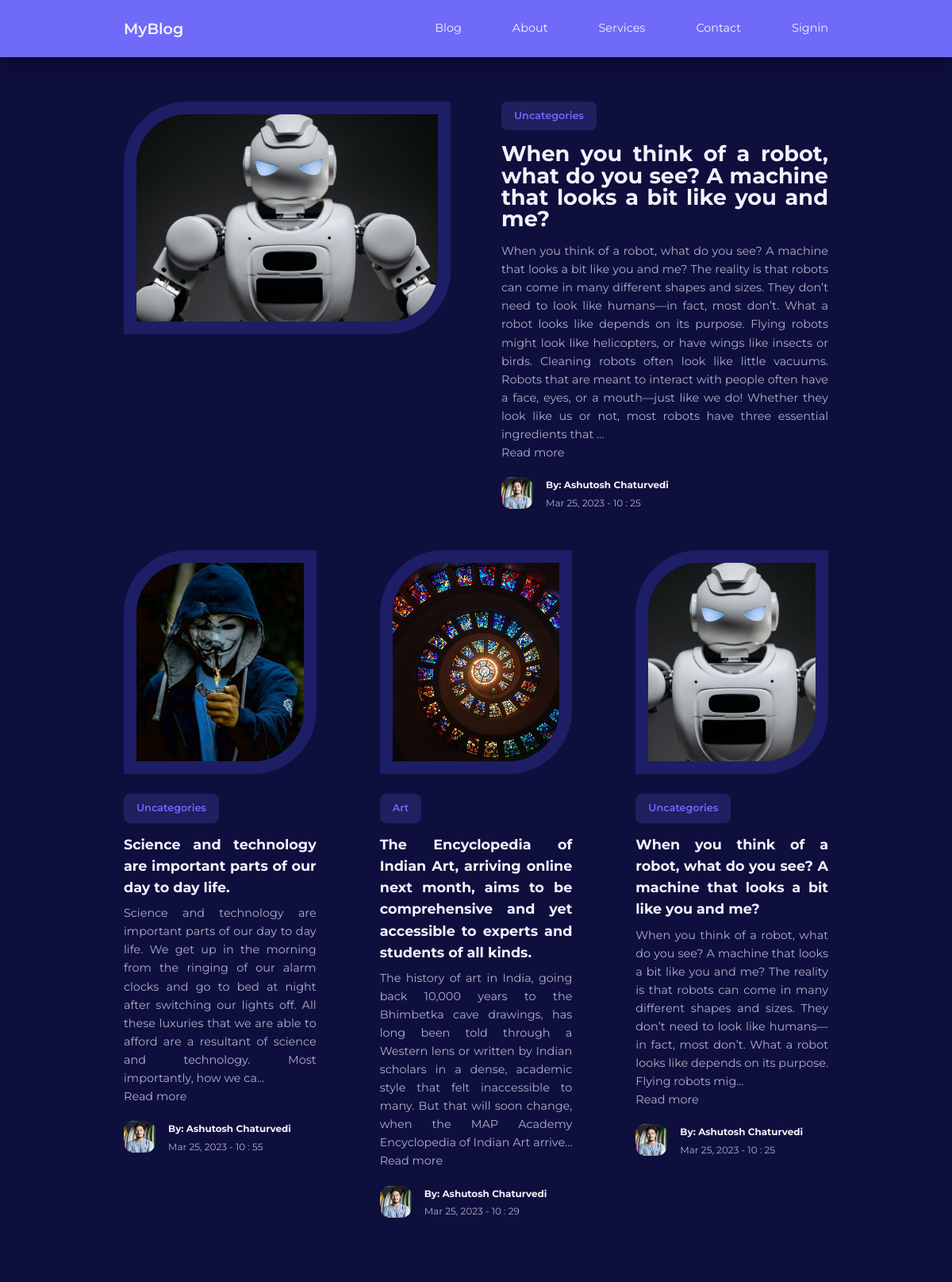
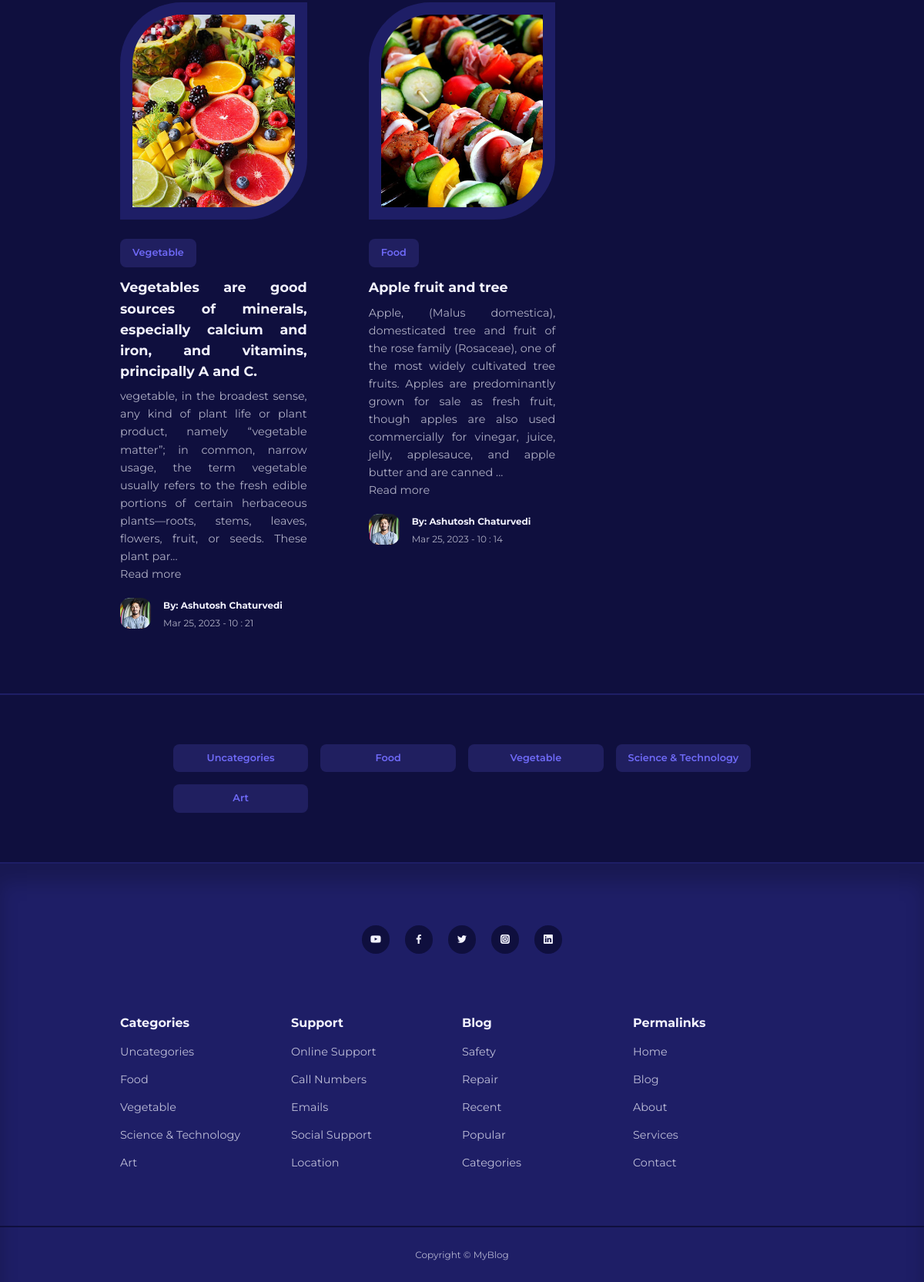
The page / on the database its author committed (2 pictures, top to bottom).
### tables this page shows
CREATE TABLE IF NOT EXISTS `posts` (
  `id` int UNSIGNED NOT NULL AUTO_INCREMENT,
  `title` varchar(255) NOT NULL,
  `body` text NOT NULL,
  `thumbnail` varchar(255) NOT NULL,
  `date_time` timestamp NOT NULL DEFAULT CURRENT_TIMESTAMP,
  `category_id` int UNSIGNED DEFAULT NULL,
  `author_id` int UNSIGNED NOT NULL,
  `is_featured` tinyint(1) NOT NULL,
  PRIMARY KEY (`id`),
  KEY `fk_blog_category` (`category_id`),
  KEY `fk_blog_author` (`author_id`)
);

CREATE TABLE IF NOT EXISTS `categories` (
  `id` int UNSIGNED NOT NULL AUTO_INCREMENT,
  `title` varchar(50) NOT NULL,
  `description` text NOT NULL,
  PRIMARY KEY (`id`)
);

CREATE TABLE IF NOT EXISTS `users` (
  `id` int UNSIGNED NOT NULL AUTO_INCREMENT,
  `firstname` varchar(50) NOT NULL,
  `lastname` varchar(50) NOT NULL,
  `username` varchar(50) NOT NULL,
  `email` varchar(100) NOT NULL,
  `password` varchar(255) NOT NULL,
  `avatar` varchar(255) NOT NULL,
  `is_admin` tinyint(1) NOT NULL,
  PRIMARY KEY (`id`)
);

### index.php (the view)
<?php
include 'partials/header.php';
$featured_query = "SELECT * FROM posts WHERE is_featured = 1;";
$featured_result = mysqli_query($conn, $featured_query);
$featured = mysqli_fetch_assoc($featured_result);
$query = "SELECT * FROM posts ORDER BY date_time DESC LIMIT 9;";
$result = mysqli_query($conn, $query);
?>
<?php if (mysqli_num_rows($featured_result) == 1) : ?>
    <section class="featured">
        <div class="container featured_container post">
            <div class="post_thumbnail">
                <img src="./images/thumbnail/<?= $featured['thumbnail'] ?>" />
            </div>
            <div class="post_info">
                <?php
                $category_id = $featured['category_id'];
                $category_query = "SELECT * FROM categories WHERE id= $category_id;";
                $category_result = mysqli_query($conn, $category_query);
                $category = mysqli_fetch_assoc($category_result);
                ?>
                <a href="<?= ROOT_URL ?>category-posts.php?id=<?= $category['id'] ?>" class="category_button"><?= $category['title'] ?></a>
                <h2 class="post_title">
                    <a href="<?= ROOT_URL ?>post.php?id=<?= $featured['id'] ?>">
                        <?= $featured['title'] ?>
                    </a>
                </h2>
                <p class="post_body">
                    <?= substr($featured['body'], 0, 600); ?>...</br>Read more
                </p>
                <div class="post_author">
                    <?php
                    $author_id = $featured['author_id'];
                    $author_query = "SELECT * FROM users WHERE id= $author_id;";
                    $author_result = mysqli_query($conn, $author_query);
                    $author = mysqli_fetch_assoc($author_result);
                    ?>
                    <div class="post_author-avatar">
                        <img src="./images/<?= $author['avatar'] ?>" />
                    </div>
                    <div class="post_author-info">
                        <h5>By: <?= "{$author['firstname']} {$author['lastname']}" ?></h5>
                        <small>
                            <?= date("M d, Y - H : i", strtotime($featured['date_time'])) ?>
                        </small>
                    </div>
                </div>
            </div>
        </div>
    </section>
<?php endif; ?>
<section class="posts" <?= $featured ? '' : 'section_extra-margin' ?>>
    <div class="container posts_container">
        <?php while ($posts = mysqli_fetch_assoc($result)) : ?>
            <article class="post">
                <div class="post_thumbnail">
                    <img src="./images/thumbnail/<?= $posts['thumbnail'] ?>" alt="" style="height:250px; wi">
                </div>
                <div class="post_info">
                    <?php
                    $category_id = $posts['category_id'];
                    $category_query = "SELECT * FROM categories WHERE id= $category_id;";
                    $category_result = mysqli_query($conn, $category_query);
                    $category = mysqli_fetch_assoc($category_result);
                    ?>
                    <a href="<?= ROOT_URL ?>category-posts.php?id=<?= $posts['category_id'] ?>" class="category_button">
                        <?= $category['title'] ?>
                    </a>
                    <h3 class="post_title">
                        <a href="<?= ROOT_URL ?>post.php?id=<?= $posts['id'] ?>"><?= $posts['title'] ?></a>
                    </h3>
                    <p class="post_body">
                        <?= substr($posts['body'], 0, 300); ?>...</br>Read more
                    </p>
                    <div class="post_author">
                        <?php
                        $author_id = $posts['author_id'];
                        $author_query = "SELECT * FROM users WHERE id= $author_id;";
                        $author_result = mysqli_query($conn, $author_query);
                        $author = mysqli_fetch_assoc($author_result);
                        ?>
                        <div class="post_author-avatar">
                            <img src="./images/<?= $author['avatar'] ?>" />
                        </div>
                        <div class="post_author-info">
                            <h5>By: <?= "{$author['firstname']} {$author['lastname']}" ?></h5>
                            <small>
                                <?= date("M d, Y - H : i", strtotime($posts['date_time'])) ?>
                            </small>
                        </div>
                    </div>
                </div>
            </article>
        <?php endwhile; ?>
    </div>
</section>
<section class="category_buttons">
    <div class="container category_buttons-container">
        <?php
        $all_categories = "SELECT * FROM categories;";
        $all_categories_result = mysqli_query($conn, $all_categories);
        ?>
        <?php while ($category = mysqli_fetch_assoc($all_categories_result)) : ?>
            <a href="<?= ROOT_URL ?>category-posts.php?id=<?= $category['id'] ?>" class="category_button"><?= $category['title'] ?></a>
        <?php endwhile; ?>
    </div>
</section>
<?php
include 'partials/footer.php';
?>

### partials/header.php (shortened to what this page needs)
<!DOCTYPE html>
<html lang="en">
<head>
    <link rel="stylesheet" href="<?= ROOT_URL ?>css/style.css" />
    <link rel="stylesheet" href="https://unicons.iconscout.com/release/v4.0.0/css/line.css" />
</head>
<body>
    <nav>
        <div class="container nav_container">
            <a href="<?= ROOT_URL ?>" class="nav_logo">MyBlog</a>
            <ul class="nav_items">
                <li><a href="<?php echo ROOT_URL ?>blog.php">Blog</a></li>
                <li><a href="<?= ROOT_URL ?>about.php">About</a></li>
                <li><a href="<?= ROOT_URL ?>services.php">Services</a></li>
                <li><a href="<?= ROOT_URL ?>contact.php">Contact</a></li>
                <?php if (isset($_SESSION['user_id'])) : ?>
                    <li class="nav_profile">
                        <div class="avatar">
                            <img src="<?= ROOT_URL . 'images/' . $avatar['avatar'] ?>" />
                        </div>
                        <ul>
                            <li><a href="<?= ROOT_URL ?>admin/index.php">Dashboard</a></li>
                            <li><a href="<?= ROOT_URL ?>logout.php">Logout</a></li>
                        </ul>
                    </li>
                <?php else : ?>
                    <li><a href="<?= ROOT_URL ?>signin.php">Signin</a></li>
                <?php endif; ?>
            </ul>
        </div>
    </nav>

### partials/footer.php (shortened to what this page needs)
<footer>
    <div class="footer_socials">
        <a href="https://www.youtube.com/" target="_blank"><i class="uil uil-youtube"></i></a>
        <a href="https://www.facebook.com/" target="_blank"><i class="uil uil-facebook-f"></i></a>
        <a href="https://twitter.com/?lang=en-in" target="_blank"><i class="uil uil-twitter"></i></a>
        <a href="https://www.instagram.com/" target="_blank"><i class="uil uil-instagram-alt"></i></a>
        <a href="https://in.linkedin.com/" target="_blank"><i class="uil uil-linkedin"></i></a>
    </div>
    <div class="container footer_container">
        <article>
            <h4>Categories</h4>
            <ul>
                <?php
                $all_categories = "SELECT * FROM categories;";
                $all_categories_result = mysqli_query($conn, $all_categories);
                ?>
                <?php while ($all_category = mysqli_fetch_assoc($all_categories_result)) : ?>
                    <li><a href="<?= ROOT_URL ?>category-posts.php?id=<?= $all_category['id'] ?>"><?= $all_category['title'] ?></a></li>
                <?php endwhile; ?>
            </ul>
        </article>
        <article>
            <h4>Support</h4>
            <ul>
                <li><a href="#">Online Support</a></li>
                <li><a href="#">Call Numbers</a></li>
                <li><a href="#">Emails</a></li>
                <li><a href="#">Social Support</a></li>
                <li><a href="#">Location</a></li>
            </ul>
        </article>
        <article>
            <h4>Blog</h4>
            <ul>
                <li><a href="#">Safety</a></li>
                <li><a href="#">Repair</a></li>
                <li><a href="#">Recent</a></li>
                <li><a href="#">Popular</a></li>
                <li><a href="#">Categories</a></li>
            </ul>
        </article>
        <article>
            <h4>Permalinks</h4>
            <ul>
                <li><a href="<?= ROOT_URL ?>">Home</a></li>
                <li><a href="<?= ROOT_URL ?>blog.php">Blog</a></li>
                <li><a href="<?= ROOT_URL ?>about.php">About</a></li>
                <li><a href="<?= ROOT_URL ?>services.php">Services</a></li>
                <li><a href="<?= ROOT_URL ?>contact.php">Contact</a></li>
            </ul>
        </article>
    </div>
    <div class="footer_copyright">
        <small>Copyright &copy; MyBlog</small>
    </div>
</footer>
</body>
</html>

### css/style.css (style rules this page uses)
:root { --color-primary: #6f6af8; --color-primary-light: hsl(242, 91%, 69%, 18%); --color-primary-variant: #5854c7; --color-red: #da0f3f; --color-red-light: hsl(346, 87%, 46%, 15%); --color-green: #00c476; --color-green-light: hsl(156, 100%, 38%, 15%); --color-gray-900: #1e1e66; --color-gray-700: #2d2b7c; --color-gray-300: rgba(242, 242, 254, 0.3); --color-gray-200: rgba(242, 242, 254, 0.7); --color-white: #f2f2fe; --color-bg: #0f0f3e; --transition: all 300ms ease; --container-width-lg: 74%; --container-width-md: 88%; --form-width: 40%; --card-border-radius-1: 0.3rem; --card-border-radius-2: 0.5rem; --card-border-radius-3: 0.8rem; --card-border-radius-4: 2rem; --card-border-radius-5: 5rem; }
* { margin: 0; padding: 0; outline: 0; border: 0; appearance: 0; list-style: none; text-decoration: none; box-sizing: border-box; }
body { font-family: 'Montserrat', sans-serif; line-height: 1.6; color: var(--color-gray-200); overflow-x: hidden; background: var(--color-bg); font-size: 0.9rem; }
.container { width: var(--container-width-lg); max-width: 1800px; margin-inline: auto; }
section { margin-top: 3rem ; width: 100vw; }
h1, h2, h3, h4, h5 { color: var(--color-white); line-height: 1.3rem; }
h2 { font-size: 1.7rem; margin: 1rem 0; }
h3 { font-size: 1.1rem; margin: 0.8rem 0 0.5rem; }
h4 { font-size: 1rem; }
a { color: var(--color-white); transition: var(--transition); }
img { display: block; width: 100%; object-fit: cover; }
p { text-align: justify; }
nav { background: var(--color-primary); width: 100vw; height: 4.5rem; position: fixed; top: 0; z-index: 10; box-shadow: 0 1rem 1rem rgba(0, 0 , 0 , .2); }
.nav_container { height: 100%; display: flex; align-items: center; justify-content: space-between; }
.nav_logo { font-weight: 600; font-size: 1.2rem; }
.nav_items { display: flex; align-items: center; gap: 4rem; }
.category_button { background: var(--color-primary-light); color: var(--color-primary); display: inline-block; padding: .5rem 1rem; border-radius: var(--card-border-radius-2); font-weight: 600; font-size: .8rem; text-align: center; }
.post_thumbnail { border-radius: var(--card-border-radius-5) 0 ; border: 1rem solid var(--color-gray-900); overflow: hidden; margin-bottom: 1.6rem; }
.post_author { display: flex; gap: 1rem; margin-top: 1.2rem; }
.post_author-avatar { width: 2.5rem; height: 2.5rem; border-radius: var(--card-border-radius-3); overflow: hidden; }
.post_title { line-height:1.7rem; text-align:justify; }
.featured { margin-top: 8rem; }
.featured_container { display: grid; grid-template-columns: 1fr 1fr; gap: 4rem; }
.featured .post_thumbnail { height: fit-content; }
.posts_container { display: grid; grid-template-columns: repeat(3, 1fr); gap: 5rem; margin-bottom: 5rem; }
.category_buttons { padding: 4rem 0; border-top: 2px solid var(--color-gray-900); border-bottom: 2px solid var(--color-gray-900); }
.category_buttons-container { width: fit-content; display: grid; grid-template-columns: repeat(4 , 1fr); gap: 1rem; }
footer { background: var(--color-gray-900); padding: 5rem 0 0; box-shadow: inset 0 1.5rem 1.5rem rgba(0, 0 , 0 , .2); }
.footer_socials { margin-inline: auto ; width: fit-content; margin-bottom: 5rem; display: flex; justify-content: space-between; align-items: center; gap: 1.2rem; }
.footer_socials a { background: var(--color-bg); border-radius: 50%; width: 2.3rem; height: 2.3rem; display: flex; align-items: center; justify-content: center; }
.footer_container { display: grid; grid-template-columns: repeat(4, 1fr); }
footer h4 { color: var(--color-white); margin-bottom: .6rem; }
footer ul li { padding: .4rem 0; }
footer ul a { opacity: .75; }
.footer_copyright { text-align: center; padding: 1.5rem 0; border-top: 2px solid var(--color-bg); margin-top: 4rem; }

### rows shown on the page
posts: thumbnail (picture), title "When you think of a robot, what do you see? A machine that looks a bit like you and me?", body "When you think of a robot, what do you see? A machine that looks a bit like you and me? The reality is that robots can come in many different shapes and sizes. They don’t need to look like humans—in fact, most don’t. What a robot looks like depends on its purpose. Flying robots might look like helicopters, or have wings like insects or birds. Cleaning robots often look like little vacuums. Robots that are meant to interact with people often have a face, eyes, or a mouth—just like we do! Whether they look like us or not, most robots have three essential ingredients that", date_time "Mar 25, 2023 - 10 : 25", category.title "Uncategories", body "When you think of a robot, what do you see? A machine that looks a bit like you and me? The reality is that robots can come in many different shapes and sizes. They don’t need to look like humans—in fact, most don’t. What a robot looks like depends on its purpose. Flying robots mig", author.avatar (picture), author.firstname "Ashutosh", author.lastname "Chaturvedi"
categories: title "Uncategories"
users: avatar (picture), firstname "Ashutosh", lastname "Chaturvedi"
posts: thumbnail (picture), category.title "Uncategories", title "Science and technology are important parts of our day to day life.", body "Science and technology are important parts of our day to day life. We get up in the morning from the ringing of our alarm clocks and go to bed at night after switching our lights off. All these luxuries that we are able to afford are a resultant of science and technology. Most importantly, how we ca", author.avatar (picture), author.firstname "Ashutosh", author.lastname "Chaturvedi", date_time "Mar 25, 2023 - 10 : 55"
posts: thumbnail (picture), category.title "Art", title "The Encyclopedia of Indian Art, arriving online next month, aims to be comprehensive and yet accessible to experts and students of all kinds.", body "The history of art in India, going back 10,000 years to the Bhimbetka cave drawings, has long been told through a Western lens or written by Indian scholars in a dense, academic style that felt inaccessible to many. But that will soon change, when the MAP Academy Encyclopedia of Indian Art arrive", author.avatar (picture), author.firstname "Ashutosh", author.lastname "Chaturvedi", date_time "Mar 25, 2023 - 10 : 29"
posts: thumbnail (picture), category.title "Vegetable", title "Vegetables are good sources of minerals, especially calcium and iron, and vitamins, principally A and C.", body "vegetable, in the broadest sense, any kind of plant life or plant product, namely “vegetable matter”; in common, narrow usage, the term vegetable usually refers to the fresh edible portions of certain herbaceous plants—roots, stems, leaves, flowers, fruit, or seeds. These plant par", author.avatar (picture), author.firstname "Ashutosh", author.lastname "Chaturvedi", date_time "Mar 25, 2023 - 10 : 21"
posts: thumbnail (picture), category.title "Food", title "Apple fruit and tree", body "Apple, (Malus domestica), domesticated tree and fruit of the rose family (Rosaceae), one of the most widely cultivated tree fruits. Apples are predominantly grown for sale as fresh fruit, though apples are also used commercially for vinegar, juice, jelly, applesauce, and apple butter and are canned", author.avatar (picture), author.firstname "Ashutosh", author.lastname "Chaturvedi", date_time "Mar 25, 2023 - 10 : 14"
categories: title "Food"
categories: title "Vegetable"
categories: title "Science & Technology"
categories: title "Art"
